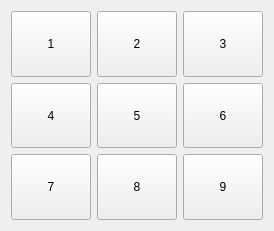
   <widget class="QWidget" name="">
    <property name="geometry">
     <rect>
      <x>410</x>
      <y>60</y>
      <width>271</width>
      <height>231</height>
     </rect>
    </property>
    <layout class="QGridLayout" name="gridLayout_2">
     <item row="0" column="0">
      <widget class="QPushButton" name="Button1">
       <property name="sizePolicy">
        <sizepolicy hsizetype="Minimum" vsizetype="MinimumExpanding">
         <horstretch>0</horstretch>
         <verstretch>0</verstretch>
        </sizepolicy>
       </property>
       <property name="text">
        <string>1</string>
       </property>
      </widget>
     </item>
     <item row="0" column="1">
      <widget class="QPushButton" name="Button2">
       <property name="sizePolicy">
        <sizepolicy hsizetype="Minimum" vsizetype="MinimumExpanding">
         <horstretch>0</horstretch>
         <verstretch>0</verstretch>
        </sizepolicy>
       </property>
       <property name="text">
        <string>2</string>
       </property>
      </widget>
     </item>
     <item row="0" column="2">
      <widget class="QPushButton" name="Button3">
       <property name="sizePolicy">
        <sizepolicy hsizetype="Minimum" vsizetype="Expanding">
         <horstretch>0</horstretch>
         <verstretch>0</verstretch>
        </sizepolicy>
       </property>
       <property name="text">
        <string>3</string>
       </property>
      </widget>
     </item>
     <item row="1" column="0">
      <widget class="QPushButton" name="Button4">
       <property name="sizePolicy">
        <sizepolicy hsizetype="Minimum" vsizetype="Expanding">
         <horstretch>0</horstretch>
         <verstretch>0</verstretch>
        </sizepolicy>
       </property>
       <property name="text">
        <string>4</string>
       </property>
      </widget>
     </item>
     <item row="1" column="1">
      <widget class="QPushButton" name="Button5">
       <property name="sizePolicy">
        <sizepolicy hsizetype="Minimum" vsizetype="Expanding">
         <horstretch>0</horstretch>
         <verstretch>0</verstretch>
        </sizepolicy>
       </property>
       <property name="text">
        <string>5</string>
       </property>
      </widget>
     </item>
     <item row="1" column="2">
      <widget class="QPushButton" name="Button6">
       <property name="sizePolicy">
        <sizepolicy hsizetype="Minimum" vsizetype="Expanding">
         <horstretch>0</horstretch>
         <verstretch>0</verstretch>
        </sizepolicy>
       </property>
       <property name="text">
        <string>6</string>
       </property>
      </widget>
     </item>
     <item row="2" column="0">
      <widget class="QPushButton" name="Button7">
       <property name="sizePolicy">
        <sizepolicy hsizetype="Minimum" vsizetype="Expanding">
         <horstretch>0</horstretch>
         <verstretch>0</verstretch>
        </sizepolicy>
       </property>
       <property name="styleSheet">
        <string notr="true"/>
       </property>
       <property name="text">
        <string>7</string>
       </property>
      </widget>
     </item>
     <item row="2" column="1">
      <widget class="QPushButton" name="Button8">
       <property name="enabled">
        <bool>true</bool>
       </property>
       <property name="sizePolicy">
        <sizepolicy hsizetype="Minimum" vsizetype="MinimumExpanding">
         <horstretch>0</horstretch>
         <verstretch>0</verstretch>
        </sizepolicy>
       </property>
       <property name="maximumSize">
        <size>
         <width>1000</width>
         <height>2000</height>
        </size>
       </property>
       <property name="baseSize">
        <size>
         <width>0</width>
         <height>0</height>
        </size>
       </property>
       <property name="text">
        <string>8</string>
       </property>
      </widget>
     </item>
     <item row="2" column="2">
      <widget class="QPushButton" name="Button9">
       <property name="sizePolicy">
        <sizepolicy hsizetype="Minimum" vsizetype="Expanding">
         <horstretch>0</horstretch>
         <verstretch>0</verstretch>
        </sizepolicy>
       </property>
       <property name="text">
        <string>9</string>
       </property>
      </widget>
     </item>
    </layout>
   </widget>
